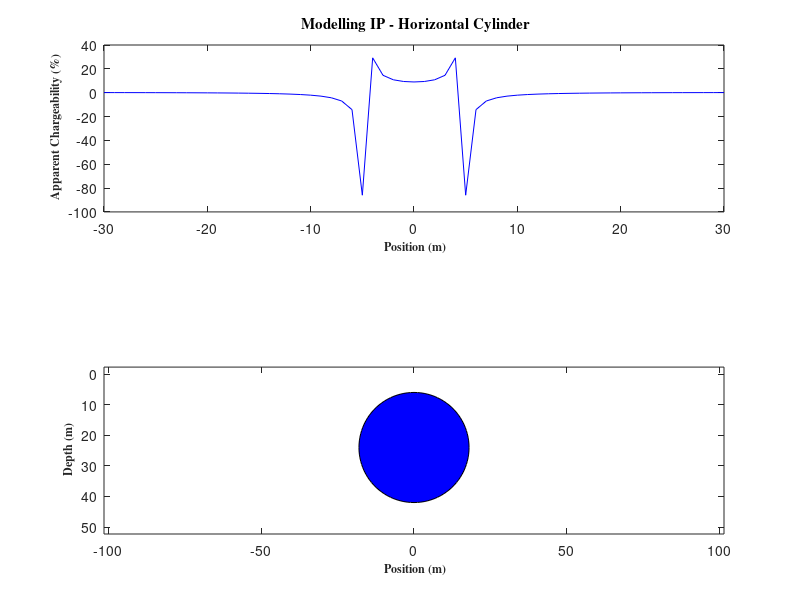

Recreate this plot in MATLAB.
% Copyright: 2018 - Teknik Geofisika, Universitas Pertamina
% URL: https://sites.google.com/site/metkomup/programming
% Download: https://www.mathworks.com/matlabcentral/fileexchange/66295-forward-modeling-metode-induced-polarization--sphere-model
% Cite: M.F.R. Auly, et. al. 2018. Forward modelling metode IP. http://doi.org/10.5281/zenodo.1187228

clear; close; clc;
R = 18; 
H = 24; 
P = -30:1:30; 
x0 = 0; 

m1 = 1; m2 = 5;
m = m2-m1; 
r = H/R;
%Iterasi untuk apparent chargeability
for i = 1:length(P)
    xs = P(i)-x0;
    q = xs/R;      
    F = (r*r-q*q)/((r*r+q*q)^2);
    ma(i) = (m*F)/(2+m*(F-1));  
end

subplot(5,1,[1 2]) %Ploting kurva apparent chargeability
plot(P,ma,'-','color','b','MarkerSize',15);
xlim([min(P) max(P)]);       
xlabel('\bf \fontsize{12}\fontname{Times}Position (m)');          
ylabel('\bf \fontsize{12}\fontname{Times}Apparent Chargeability (%)');
title('\bf \fontsize{15}\fontname{Times}Modelling IP - Horizontal Cylinder');

subplot(5,1,[4 5]) %Ploting kurva model silinder horizontal
th = 0:pi/50:2*pi;
xunit = R*cos(th)+x0;
yunit = R*sin(th)+H;
fill(xunit,yunit,'b');
xlim([x0-r-100 x0+r+100]);
set(gca,'ydir','reverse');
axis equal
xlabel('\bf \fontsize{12}\fontname{Times}Position (m)'); 
ylabel('\bf \fontsize{12}\fontname{Times}Depth (m)');



